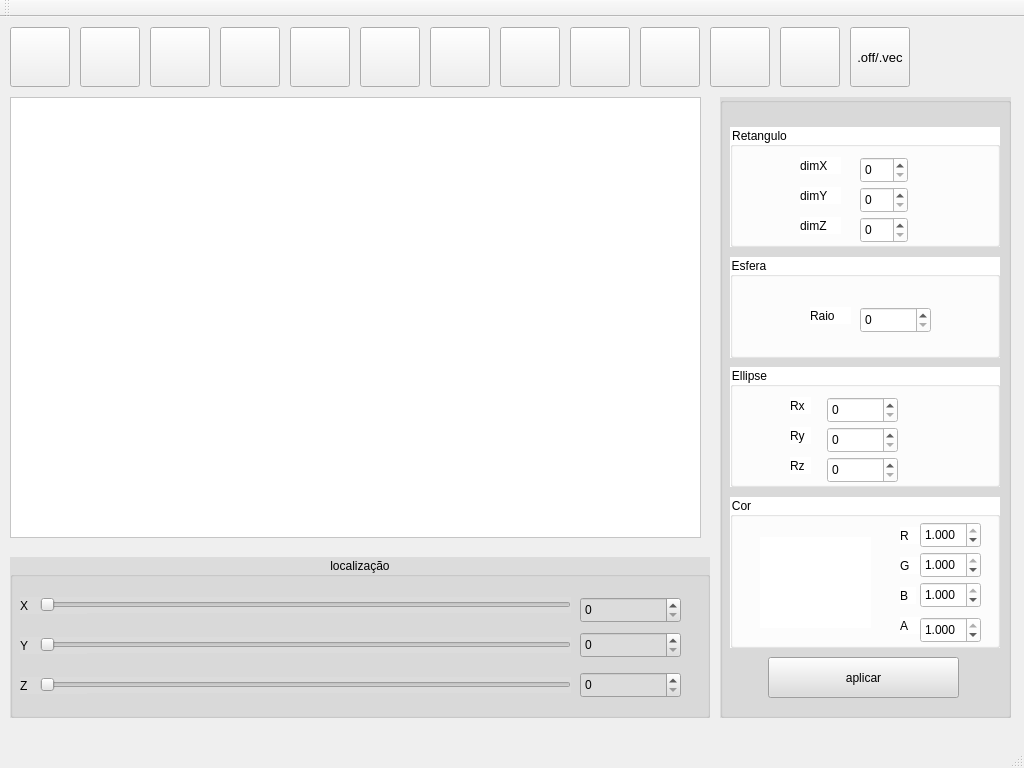
<?xml version="1.0" encoding="UTF-8"?>
<ui version="4.0">
 <class>MainWindow</class>
 <widget class="QMainWindow" name="MainWindow">
  <property name="geometry">
   <rect>
    <x>0</x>
    <y>0</y>
    <width>1024</width>
    <height>768</height>
   </rect>
  </property>
  <property name="windowTitle">
   <string>MainWindow</string>
  </property>
  <widget class="QWidget" name="centralWidget">
   <widget class="QPushButton" name="createNewSculptor">
    <property name="geometry">
     <rect>
      <x>10</x>
      <y>10</y>
      <width>60</width>
      <height>60</height>
     </rect>
    </property>
    <property name="toolTip">
     <string>nova escultura</string>
    </property>
    <property name="text">
     <string/>
    </property>
    <property name="icon">
     <iconset>
      <normaloff>icons/new_item.png</normaloff>icons/new_item.png</iconset>
    </property>
    <property name="iconSize">
     <size>
      <width>32</width>
      <height>32</height>
     </size>
    </property>
   </widget>
   <widget class="QPushButton" name="createNewVoxel">
    <property name="geometry">
     <rect>
      <x>80</x>
      <y>10</y>
      <width>60</width>
      <height>60</height>
     </rect>
    </property>
    <property name="toolTip">
     <string>pintar voxel</string>
    </property>
    <property name="text">
     <string/>
    </property>
    <property name="icon">
     <iconset>
      <normaloff>icons/color_cube.png</normaloff>icons/color_cube.png</iconset>
    </property>
    <property name="iconSize">
     <size>
      <width>32</width>
      <height>32</height>
     </size>
    </property>
   </widget>
   <widget class="QPushButton" name="cutVoxel">
    <property name="geometry">
     <rect>
      <x>150</x>
      <y>10</y>
      <width>60</width>
      <height>60</height>
     </rect>
    </property>
    <property name="toolTip">
     <string>remover voxel</string>
    </property>
    <property name="text">
     <string/>
    </property>
    <property name="icon">
     <iconset>
      <normaloff>icons/empty_cube.png</normaloff>icons/empty_cube.png</iconset>
    </property>
    <property name="iconSize">
     <size>
      <width>32</width>
      <height>32</height>
     </size>
    </property>
   </widget>
   <widget class="QPushButton" name="createNewBox">
    <property name="geometry">
     <rect>
      <x>220</x>
      <y>10</y>
      <width>60</width>
      <height>60</height>
     </rect>
    </property>
    <property name="toolTip">
     <string>pintar cubo</string>
    </property>
    <property name="text">
     <string/>
    </property>
    <property name="icon">
     <iconset>
      <normaloff>icons/colour_rubik.png</normaloff>icons/colour_rubik.png</iconset>
    </property>
    <property name="iconSize">
     <size>
      <width>32</width>
      <height>32</height>
     </size>
    </property>
   </widget>
   <widget class="QPushButton" name="cutBox">
    <property name="geometry">
     <rect>
      <x>290</x>
      <y>10</y>
      <width>60</width>
      <height>60</height>
     </rect>
    </property>
    <property name="toolTip">
     <string>remover cubo</string>
    </property>
    <property name="text">
     <string/>
    </property>
    <property name="icon">
     <iconset>
      <normaloff>icons/empty_rubik.png</normaloff>icons/empty_rubik.png</iconset>
    </property>
    <property name="iconSize">
     <size>
      <width>32</width>
      <height>32</height>
     </size>
    </property>
   </widget>
   <widget class="QPushButton" name="createNewSphere">
    <property name="geometry">
     <rect>
      <x>360</x>
      <y>10</y>
      <width>60</width>
      <height>60</height>
     </rect>
    </property>
    <property name="toolTip">
     <string>pintar esfera</string>
    </property>
    <property name="text">
     <string/>
    </property>
    <property name="icon">
     <iconset>
      <normaloff>icons/colour_globe.png</normaloff>icons/colour_globe.png</iconset>
    </property>
    <property name="iconSize">
     <size>
      <width>32</width>
      <height>32</height>
     </size>
    </property>
   </widget>
   <widget class="QPushButton" name="cutSphere">
    <property name="geometry">
     <rect>
      <x>430</x>
      <y>10</y>
      <width>60</width>
      <height>60</height>
     </rect>
    </property>
    <property name="toolTip">
     <string>remover esfera</string>
    </property>
    <property name="text">
     <string/>
    </property>
    <property name="icon">
     <iconset>
      <normaloff>icons/empty_globe.png</normaloff>icons/empty_globe.png</iconset>
    </property>
    <property name="iconSize">
     <size>
      <width>32</width>
      <height>32</height>
     </size>
    </property>
   </widget>
   <widget class="QPushButton" name="createNewEllipsoid">
    <property name="geometry">
     <rect>
      <x>500</x>
      <y>10</y>
      <width>60</width>
      <height>60</height>
     </rect>
    </property>
    <property name="toolTip">
     <string>pintar ellipsoid</string>
    </property>
    <property name="text">
     <string/>
    </property>
    <property name="icon">
     <iconset>
      <normaloff>icons/colour_ellipse.png</normaloff>icons/colour_ellipse.png</iconset>
    </property>
    <property name="iconSize">
     <size>
      <width>32</width>
      <height>32</height>
     </size>
    </property>
   </widget>
   <widget class="QPushButton" name="cutEllipsoid">
    <property name="geometry">
     <rect>
      <x>570</x>
      <y>10</y>
      <width>60</width>
      <height>60</height>
     </rect>
    </property>
    <property name="toolTip">
     <string>remover ellipsoid</string>
    </property>
    <property name="text">
     <string/>
    </property>
    <property name="icon">
     <iconset>
      <normaloff>icons/empty_ellipse.png</normaloff>icons/empty_ellipse.png</iconset>
    </property>
    <property name="iconSize">
     <size>
      <width>32</width>
      <height>32</height>
     </size>
    </property>
   </widget>
   <widget class="QPushButton" name="setPlaneXY">
    <property name="geometry">
     <rect>
      <x>640</x>
      <y>10</y>
      <width>60</width>
      <height>60</height>
     </rect>
    </property>
    <property name="toolTip">
     <string>visualizar plano XY</string>
    </property>
    <property name="text">
     <string/>
    </property>
    <property name="icon">
     <iconset>
      <normaloff>icons/xy.png</normaloff>icons/xy.png</iconset>
    </property>
    <property name="iconSize">
     <size>
      <width>48</width>
      <height>48</height>
     </size>
    </property>
   </widget>
   <widget class="QPushButton" name="setPlaneXZ">
    <property name="geometry">
     <rect>
      <x>780</x>
      <y>10</y>
      <width>60</width>
      <height>60</height>
     </rect>
    </property>
    <property name="toolTip">
     <string>visualizar plano ZX</string>
    </property>
    <property name="text">
     <string/>
    </property>
    <property name="icon">
     <iconset>
      <normaloff>icons/zx.png</normaloff>icons/zx.png</iconset>
    </property>
    <property name="iconSize">
     <size>
      <width>48</width>
      <height>48</height>
     </size>
    </property>
   </widget>
   <widget class="QPushButton" name="setPlaneYZ">
    <property name="geometry">
     <rect>
      <x>710</x>
      <y>10</y>
      <width>60</width>
      <height>60</height>
     </rect>
    </property>
    <property name="toolTip">
     <string>visualizar plano YZ</string>
    </property>
    <property name="text">
     <string/>
    </property>
    <property name="icon">
     <iconset>
      <normaloff>icons/yz.png</normaloff>icons/yz.png</iconset>
    </property>
    <property name="iconSize">
     <size>
      <width>48</width>
      <height>48</height>
     </size>
    </property>
   </widget>
   <widget class="QGroupBox" name="groupBox_4">
    <property name="geometry">
     <rect>
      <x>720</x>
      <y>80</y>
      <width>291</width>
      <height>621</height>
     </rect>
    </property>
    <property name="styleSheet">
     <string notr="true">background-color: rgb(220, 220, 220);</string>
    </property>
    <property name="title">
     <string/>
    </property>
    <widget class="QGroupBox" name="groupBox_3">
     <property name="geometry">
      <rect>
       <x>10</x>
       <y>30</y>
       <width>270</width>
       <height>120</height>
      </rect>
     </property>
     <property name="styleSheet">
      <string notr="true">background-color: rgb(255, 255, 255);</string>
     </property>
     <property name="title">
      <string>Retangulo</string>
     </property>
     <widget class="QLabel" name="label_6">
      <property name="geometry">
       <rect>
        <x>70</x>
        <y>30</y>
        <width>41</width>
        <height>17</height>
       </rect>
      </property>
      <property name="text">
       <string>dimX</string>
      </property>
     </widget>
     <widget class="QSpinBox" name="spinBox_5">
      <property name="geometry">
       <rect>
        <x>130</x>
        <y>30</y>
        <width>48</width>
        <height>26</height>
       </rect>
      </property>
     </widget>
     <widget class="QLabel" name="label_7">
      <property name="geometry">
       <rect>
        <x>70</x>
        <y>60</y>
        <width>41</width>
        <height>17</height>
       </rect>
      </property>
      <property name="text">
       <string>dimY</string>
      </property>
     </widget>
     <widget class="QSpinBox" name="spinBox_6">
      <property name="geometry">
       <rect>
        <x>130</x>
        <y>60</y>
        <width>48</width>
        <height>26</height>
       </rect>
      </property>
     </widget>
     <widget class="QLabel" name="label_8">
      <property name="geometry">
       <rect>
        <x>70</x>
        <y>90</y>
        <width>41</width>
        <height>17</height>
       </rect>
      </property>
      <property name="text">
       <string>dimZ</string>
      </property>
     </widget>
     <widget class="QSpinBox" name="spinBox_7">
      <property name="geometry">
       <rect>
        <x>130</x>
        <y>90</y>
        <width>48</width>
        <height>26</height>
       </rect>
      </property>
     </widget>
    </widget>
    <widget class="QGroupBox" name="groupBox">
     <property name="geometry">
      <rect>
       <x>10</x>
       <y>160</y>
       <width>270</width>
       <height>101</height>
      </rect>
     </property>
     <property name="styleSheet">
      <string notr="true">background-color: rgb(255, 255, 255);</string>
     </property>
     <property name="title">
      <string>Esfera</string>
     </property>
     <widget class="QLabel" name="label_2">
      <property name="geometry">
       <rect>
        <x>80</x>
        <y>50</y>
        <width>41</width>
        <height>17</height>
       </rect>
      </property>
      <property name="text">
       <string>Raio</string>
      </property>
     </widget>
     <widget class="QSpinBox" name="spinBox">
      <property name="geometry">
       <rect>
        <x>130</x>
        <y>50</y>
        <width>71</width>
        <height>26</height>
       </rect>
      </property>
     </widget>
    </widget>
    <widget class="QGroupBox" name="groupBox_2">
     <property name="geometry">
      <rect>
       <x>10</x>
       <y>270</y>
       <width>270</width>
       <height>120</height>
      </rect>
     </property>
     <property name="styleSheet">
      <string notr="true">background-color: rgb(255, 255, 255);</string>
     </property>
     <property name="title">
      <string>Ellipse</string>
     </property>
     <widget class="QLabel" name="label_3">
      <property name="geometry">
       <rect>
        <x>60</x>
        <y>30</y>
        <width>21</width>
        <height>17</height>
       </rect>
      </property>
      <property name="text">
       <string>Rx</string>
      </property>
     </widget>
     <widget class="QSpinBox" name="spinBox_2">
      <property name="geometry">
       <rect>
        <x>97</x>
        <y>30</y>
        <width>71</width>
        <height>26</height>
       </rect>
      </property>
     </widget>
     <widget class="QLabel" name="label_4">
      <property name="geometry">
       <rect>
        <x>60</x>
        <y>60</y>
        <width>21</width>
        <height>17</height>
       </rect>
      </property>
      <property name="text">
       <string>Ry</string>
      </property>
     </widget>
     <widget class="QSpinBox" name="spinBox_3">
      <property name="geometry">
       <rect>
        <x>97</x>
        <y>60</y>
        <width>71</width>
        <height>26</height>
       </rect>
      </property>
     </widget>
     <widget class="QLabel" name="label_5">
      <property name="geometry">
       <rect>
        <x>60</x>
        <y>90</y>
        <width>21</width>
        <height>17</height>
       </rect>
      </property>
      <property name="text">
       <string>Rz</string>
      </property>
     </widget>
     <widget class="QSpinBox" name="spinBox_4">
      <property name="geometry">
       <rect>
        <x>97</x>
        <y>90</y>
        <width>71</width>
        <height>26</height>
       </rect>
      </property>
     </widget>
    </widget>
    <widget class="QGroupBox" name="groupBox_5">
     <property name="geometry">
      <rect>
       <x>10</x>
       <y>400</y>
       <width>270</width>
       <height>151</height>
      </rect>
     </property>
     <property name="styleSheet">
      <string notr="true">background-color: rgb(255, 255, 255);</string>
     </property>
     <property name="title">
      <string>Cor</string>
     </property>
     <widget class="QLabel" name="label_9">
      <property name="geometry">
       <rect>
        <x>170</x>
        <y>30</y>
        <width>21</width>
        <height>17</height>
       </rect>
      </property>
      <property name="styleSheet">
       <string notr="true"/>
      </property>
      <property name="text">
       <string>R</string>
      </property>
     </widget>
     <widget class="QLabel" name="label_10">
      <property name="geometry">
       <rect>
        <x>170</x>
        <y>60</y>
        <width>21</width>
        <height>17</height>
       </rect>
      </property>
      <property name="text">
       <string>G</string>
      </property>
     </widget>
     <widget class="QLabel" name="label_11">
      <property name="geometry">
       <rect>
        <x>170</x>
        <y>90</y>
        <width>16</width>
        <height>17</height>
       </rect>
      </property>
      <property name="text">
       <string>B</string>
      </property>
     </widget>
     <widget class="QDoubleSpinBox" name="doubleSpinBox">
      <property name="geometry">
       <rect>
        <x>190</x>
        <y>25</y>
        <width>61</width>
        <height>26</height>
       </rect>
      </property>
      <property name="styleSheet">
       <string notr="true"/>
      </property>
      <property name="decimals">
       <number>3</number>
      </property>
      <property name="maximum">
       <double>1.000000000000000</double>
      </property>
      <property name="singleStep">
       <double>0.004000000000000</double>
      </property>
      <property name="value">
       <double>1.000000000000000</double>
      </property>
     </widget>
     <widget class="QDoubleSpinBox" name="doubleSpinBox_2">
      <property name="geometry">
       <rect>
        <x>190</x>
        <y>55</y>
        <width>61</width>
        <height>26</height>
       </rect>
      </property>
      <property name="decimals">
       <number>3</number>
      </property>
      <property name="maximum">
       <double>1.000000000000000</double>
      </property>
      <property name="singleStep">
       <double>0.004000000000000</double>
      </property>
      <property name="value">
       <double>1.000000000000000</double>
      </property>
     </widget>
     <widget class="QDoubleSpinBox" name="doubleSpinBox_3">
      <property name="geometry">
       <rect>
        <x>190</x>
        <y>85</y>
        <width>61</width>
        <height>26</height>
       </rect>
      </property>
      <property name="decimals">
       <number>3</number>
      </property>
      <property name="maximum">
       <double>1.000000000000000</double>
      </property>
      <property name="singleStep">
       <double>0.004000000000000</double>
      </property>
      <property name="value">
       <double>1.000000000000000</double>
      </property>
     </widget>
     <widget class="QLabel" name="label_15">
      <property name="geometry">
       <rect>
        <x>170</x>
        <y>120</y>
        <width>21</width>
        <height>17</height>
       </rect>
      </property>
      <property name="styleSheet">
       <string notr="true"/>
      </property>
      <property name="text">
       <string>A</string>
      </property>
     </widget>
     <widget class="QDoubleSpinBox" name="doubleSpinBox_4">
      <property name="geometry">
       <rect>
        <x>190</x>
        <y>120</y>
        <width>61</width>
        <height>26</height>
       </rect>
      </property>
      <property name="decimals">
       <number>3</number>
      </property>
      <property name="maximum">
       <double>1.000000000000000</double>
      </property>
      <property name="singleStep">
       <double>0.004000000000000</double>
      </property>
      <property name="value">
       <double>1.000000000000000</double>
      </property>
     </widget>
     <widget class="QLabel" name="label">
      <property name="geometry">
       <rect>
        <x>30</x>
        <y>40</y>
        <width>111</width>
        <height>91</height>
       </rect>
      </property>
      <property name="styleSheet">
       <string notr="true"/>
      </property>
      <property name="text">
       <string/>
      </property>
     </widget>
    </widget>
    <widget class="QPushButton" name="pushButton_15">
     <property name="geometry">
      <rect>
       <x>48</x>
       <y>560</y>
       <width>191</width>
       <height>41</height>
      </rect>
     </property>
     <property name="text">
      <string>aplicar</string>
     </property>
    </widget>
   </widget>
   <widget class="QGroupBox" name="groupBox_6">
    <property name="geometry">
     <rect>
      <x>10</x>
      <y>540</y>
      <width>700</width>
      <height>161</height>
     </rect>
    </property>
    <property name="layoutDirection">
     <enum>Qt::LeftToRight</enum>
    </property>
    <property name="styleSheet">
     <string notr="true">background-color: rgb(220, 220, 220);</string>
    </property>
    <property name="title">
     <string>localização</string>
    </property>
    <property name="alignment">
     <set>Qt::AlignCenter</set>
    </property>
    <widget class="QLabel" name="label_12">
     <property name="geometry">
      <rect>
       <x>10</x>
       <y>40</y>
       <width>67</width>
       <height>17</height>
      </rect>
     </property>
     <property name="text">
      <string>X</string>
     </property>
    </widget>
    <widget class="QSlider" name="horizontalSlider_11">
     <property name="geometry">
      <rect>
       <x>30</x>
       <y>40</y>
       <width>531</width>
       <height>16</height>
      </rect>
     </property>
     <property name="orientation">
      <enum>Qt::Horizontal</enum>
     </property>
    </widget>
    <widget class="QSpinBox" name="spinBox_11">
     <property name="geometry">
      <rect>
       <x>570</x>
       <y>40</y>
       <width>101</width>
       <height>26</height>
      </rect>
     </property>
    </widget>
    <widget class="QLabel" name="label_13">
     <property name="geometry">
      <rect>
       <x>10</x>
       <y>80</y>
       <width>67</width>
       <height>17</height>
      </rect>
     </property>
     <property name="text">
      <string>Y</string>
     </property>
    </widget>
    <widget class="QSlider" name="horizontalSlider_12">
     <property name="geometry">
      <rect>
       <x>30</x>
       <y>80</y>
       <width>531</width>
       <height>16</height>
      </rect>
     </property>
     <property name="orientation">
      <enum>Qt::Horizontal</enum>
     </property>
    </widget>
    <widget class="QSpinBox" name="spinBox_12">
     <property name="geometry">
      <rect>
       <x>570</x>
       <y>75</y>
       <width>101</width>
       <height>26</height>
      </rect>
     </property>
    </widget>
    <widget class="QLabel" name="label_14">
     <property name="geometry">
      <rect>
       <x>10</x>
       <y>120</y>
       <width>67</width>
       <height>17</height>
      </rect>
     </property>
     <property name="text">
      <string>Z</string>
     </property>
    </widget>
    <widget class="QSlider" name="horizontalSlider_13">
     <property name="geometry">
      <rect>
       <x>30</x>
       <y>120</y>
       <width>531</width>
       <height>16</height>
      </rect>
     </property>
     <property name="orientation">
      <enum>Qt::Horizontal</enum>
     </property>
    </widget>
    <widget class="QSpinBox" name="spinBox_13">
     <property name="geometry">
      <rect>
       <x>570</x>
       <y>115</y>
       <width>101</width>
       <height>26</height>
      </rect>
     </property>
    </widget>
   </widget>
   <widget class="DrawManager" name="plainTextEdit">
    <property name="geometry">
     <rect>
      <x>10</x>
      <y>80</y>
      <width>691</width>
      <height>441</height>
     </rect>
    </property>
    <property name="mouseTracking">
     <bool>true</bool>
    </property>
    <property name="styleSheet">
     <string notr="true">background-color: rgb(255, 255, 255);</string>
    </property>
   </widget>
   <widget class="QPushButton" name="createOutputFile">
    <property name="geometry">
     <rect>
      <x>850</x>
      <y>10</y>
      <width>60</width>
      <height>60</height>
     </rect>
    </property>
    <property name="font">
     <font>
      <pointsize>10</pointsize>
     </font>
    </property>
    <property name="toolTip">
     <string>visualizar plano ZX</string>
    </property>
    <property name="text">
     <string>.off/.vec</string>
    </property>
    <property name="iconSize">
     <size>
      <width>48</width>
      <height>48</height>
     </size>
    </property>
   </widget>
  </widget>
  <widget class="QMenuBar" name="menuBar">
   <property name="geometry">
    <rect>
     <x>0</x>
     <y>0</y>
     <width>1024</width>
     <height>26</height>
    </rect>
   </property>
  </widget>
  <widget class="QToolBar" name="mainToolBar">
   <attribute name="toolBarArea">
    <enum>TopToolBarArea</enum>
   </attribute>
   <attribute name="toolBarBreak">
    <bool>false</bool>
   </attribute>
  </widget>
  <widget class="QStatusBar" name="statusBar"/>
 </widget>
 <layoutdefault spacing="6" margin="11"/>
 <customwidgets>
  <customwidget>
   <class>DrawManager</class>
   <extends>QPlainTextEdit</extends>
   <header>drawmanager.h</header>
  </customwidget>
 </customwidgets>
 <resources/>
 <connections/>
</ui>
